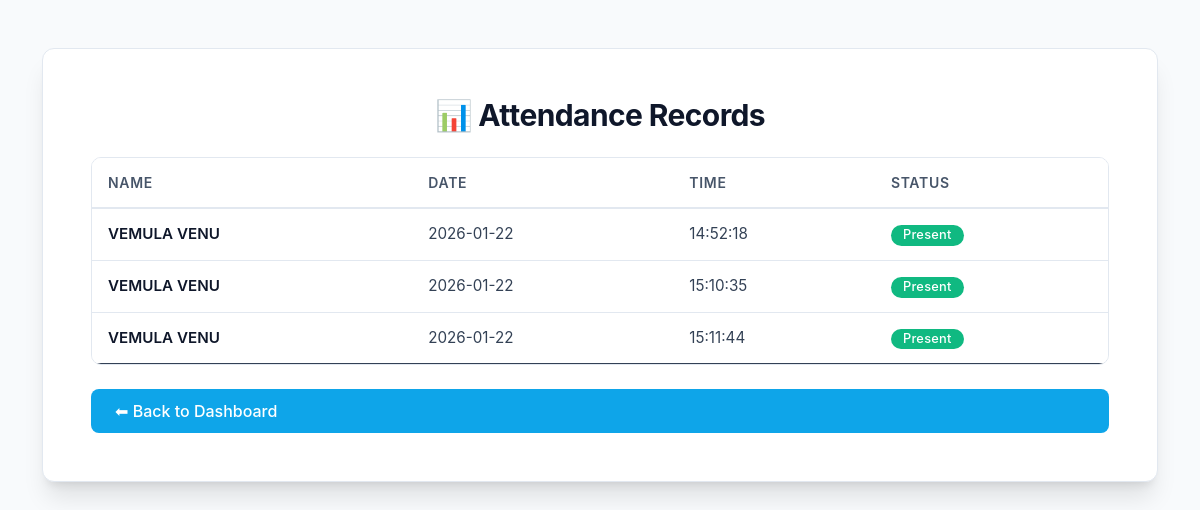
Screenshot of /view (signed in) with the database file from the repository.
### tables this page shows
CREATE TABLE attendance (
    id INTEGER PRIMARY KEY AUTOINCREMENT,
    student_id INTEGER,
    date TEXT,
    time TEXT,
    status TEXT
);

CREATE TABLE students (
    id INTEGER PRIMARY KEY AUTOINCREMENT,
    name TEXT,
    email TEXT UNIQUE,
    password TEXT
);

### app.py (the view)
@app.route("/view")
def view():
    if "user" not in session:
        return redirect("/")
    db = get_db()
    cur = db.cursor()
    student_id = int(session["user"])
    cur.execute("""
        SELECT s.name, a.date, a.time, a.status
        FROM attendance a
        JOIN students s ON a.student_id = s.id
        WHERE a.student_id = ?
        ORDER BY a.date, a.time
    """, (student_id,))
    records = cur.fetchall()
    db.close()
    print(records)
    return render_template("view_attendance.html", records=records or [])

### utils/db.py (called while the page is built)
def get_db():
    return sqlite3.connect(DB_PATH)

### templates/view_attendance.html (shortened to what this page needs)
<!DOCTYPE html>
<html>
<head>
    <link href="https://cdn.jsdelivr.net/npm/bootstrap@5.3.2/dist/css/bootstrap.min.css" rel="stylesheet">
    <link rel="stylesheet" href="{{ url_for('static', filename='style.css') }}">
</head>
<body>
<div class="container mt-5">
    <div class="card records-card p-5">
        <h2 class="text-center mb-4 records-title">📊 Attendance Records</h2>
        <div class="table-container">
            <table class="table table-hover">
                <thead>
                    <tr>
                        <th>Name</th>
                        <th>Date</th>
                        <th>Time</th>
                        <th>Status</th>
                    </tr>
                </thead>
                <tbody>
                    {% if records %}
                        {% for r in records %}
                        <tr>
                            <td><strong>{{ r[0] }}</strong></td>
                            <td>{{ r[1] }}</td>
                            <td>{{ r[2] }}</td>
                            <td><span class="badge bg-success">{{ r[3] }}</span></td>
                        </tr>
                        {% endfor %}
                    {% else %}
                        <tr>
                            <td colspan="4" class="empty-state">
                                No attendance records found
                            </td>
                        </tr>
                    {% endif %}
                </tbody>
            </table>
        </div>
        <a href="/dashboard" class="btn btn-back mt-4">⬅ Back to Dashboard</a>
    </div>
</div>
</body>
</html>

### static/style.css (style rules this page uses)
:root { --primary: #0ea5e9; --primary-dark: #0284c7; --primary-light: #38bdf8; --secondary: #8b5cf6; --success: #10b981; --danger: #ef4444; --warning: #f59e0b; --dark: #0f172a; --gray-50: #f8fafc; --gray-100: #f1f5f9; --gray-200: #e2e8f0; --gray-300: #cbd5e1; --gray-400: #94a3b8; --gray-500: #64748b; --gray-600: #475569; --gray-700: #334155; --gray-800: #1e293b; --gray-900: #0f172a; --shadow-sm: 0 1px 2px 0 rgba(0, 0, 0, 0.05); --shadow: 0 1px 3px 0 rgba(0, 0, 0, 0.1), 0 1px 2px -1px rgba(0, 0, 0, 0.1); --shadow-md: 0 4px 6px -1px rgba(0, 0, 0, 0.1), 0 2px 4px -2px rgba(0, 0, 0, 0.1); --shadow-lg: 0 10px 15px -3px rgba(0, 0, 0, 0.1), 0 4px 6px -4px rgba(0, 0, 0, 0.1); --shadow-xl: 0 20px 25px -5px rgba(0, 0, 0, 0.1), 0 8px 10px -6px rgba(0, 0, 0, 0.1); }
* { margin: 0; padding: 0; box-sizing: border-box; }
body { font-family: -apple-system, BlinkMacSystemFont, 'Segoe UI', 'Roboto', 'Oxygen', 'Ubuntu', 'Cantarell', 'Fira Sans', 'Droid Sans', 'Helvetica Neue', sans-serif; -webkit-font-smoothing: antialiased; -moz-osx-font-smoothing: grayscale; background: var(--gray-50); min-height: 100vh; color: var(--gray-900); }
.card { background: white; border-radius: 12px; box-shadow: var(--shadow-lg); border: 1px solid var(--gray-200); transition: all 0.2s ease; }
.btn-back { background: var(--primary); border: none; border-radius: 8px; padding: 10px 24px; font-weight: 500; color: white; text-decoration: none; display: inline-flex; align-items: center; gap: 8px; transition: all 0.2s ease; cursor: pointer; }
.records-card { background: white; border-radius: 12px; box-shadow: var(--shadow-xl); border: 1px solid var(--gray-200); }
.records-title { color: var(--gray-900); font-weight: 700; font-size: 1.875rem; letter-spacing: -0.02em; }
.table-container { border-radius: 10px; overflow: hidden; border: 1px solid var(--gray-200); }
.table { margin-bottom: 0; }
.table thead { background: var(--gray-50); border-bottom: 2px solid var(--gray-200); }
.table thead th { border: none; padding: 14px 16px; font-weight: 600; font-size: 0.875rem; text-transform: uppercase; letter-spacing: 0.05em; color: var(--gray-600); }
.table tbody tr { transition: all 0.15s ease; border-bottom: 1px solid var(--gray-200); }
.table tbody tr:last-child { border-bottom: none; }
.table tbody td { padding: 14px 16px; vertical-align: middle; color: var(--gray-700); font-size: 0.95rem; }
.table tbody td strong { color: var(--gray-900); font-weight: 600; }
.badge { padding: 4px 12px; border-radius: 12px; font-size: 0.8rem; font-weight: 500; letter-spacing: 0.02em; }
.bg-success { background-color: var(--success) !important; }
.text-center { text-align: center; }
.card { animation: fadeIn 0.3s ease; }

### rows the page displays
attendance: name "VEMULA VENU", date "2026-01-22", time "14:52:18", status "Present"
attendance: name "VEMULA VENU", date "2026-01-22", time "15:10:35", status "Present"
attendance: name "VEMULA VENU", date "2026-01-22", time "15:11:44", status "Present"
